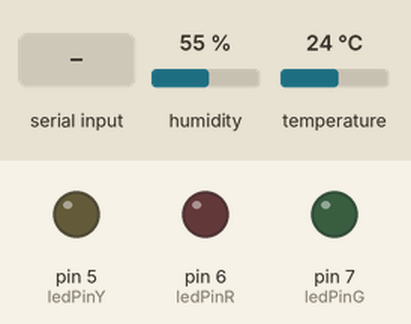
Simulated run of this sketch. Board: Arduino Uno, built with avr-gcc and run on an emulated ATmega328P. Shown: output pins drawn as LEDs (lit = HIGH). Inputs (shaded band) come from the test bench; at power-on: humidity 55 %, temperature 24 °C.

Above: at 1.2 s.
1.3 s: "led_verde_ligando\n" received over Serial
At 2.4 s:
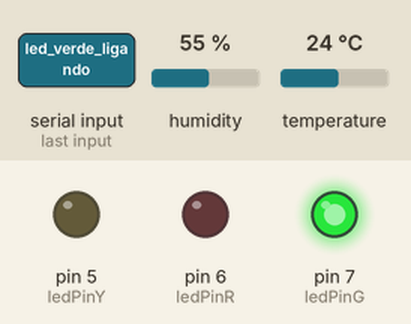
2.8 s: "led_vermelho_ligando\n" received over Serial
At 3.7 s:
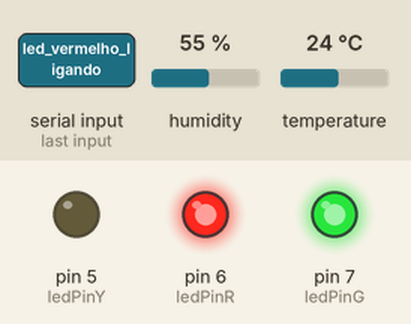
4.3 s: "led_verde_desligando\n" received over Serial
At 4.8 s:
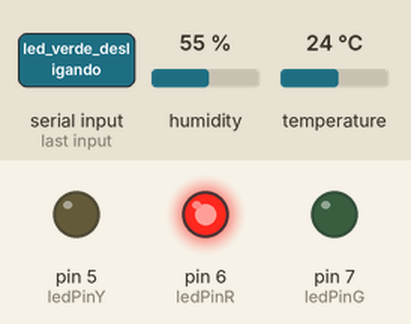
5.8 s: "led_amarelo_ligando\n" received over Serial
At 7.0 s:
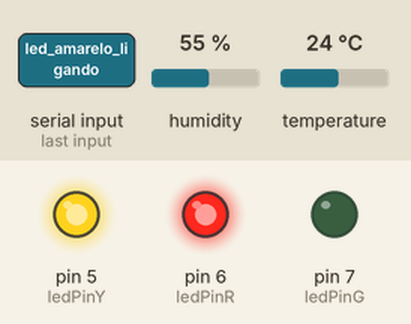
7.3 s: "led_verde_ligando\n" received over Serial
At 8.2 s:
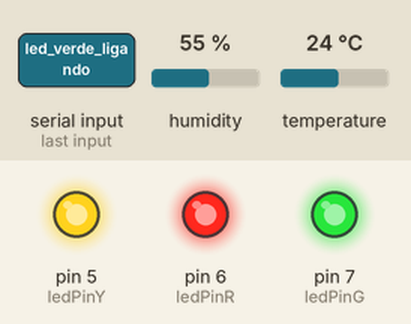
Timing chart, 0 to 9.8 s (numbered marks = the images above; inputs shaded):
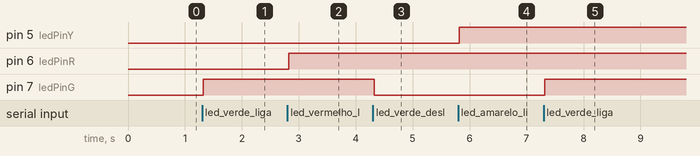

The sketch:

arduino.ino
```cpp
#include "DHT.h"

const int pino_dht = 9;
float temperatura;
float umidade;
DHT dht(pino_dht, DHT11);
const int ledPinG = 7;
const int ledPinR = 6;
const int ledPinY = 5;

void setup() {
  Serial.begin(9600);
  pinMode(ledPinG, OUTPUT);
  pinMode(ledPinR, OUTPUT);
  pinMode(ledPinY, OUTPUT);
  dht.begin();
}

void loop() {
  temperatura = dht.readTemperature();
  umidade = dht.readHumidity();

  if (Serial.available()) {
    String comando = Serial.readStringUntil('\n');
    if (comando == "leitura_tempUmid") {
      float temperatura = dht.readTemperature();
      float umidade = dht.readHumidity();

      if (isnan(temperatura) || isnan(umidade)) {
        Serial.println("Erro ao ler o sensor");
      } else {
        Serial.println(temperatura, 2);
        Serial.println(umidade, 2);
      }
      delay(200);
    }

    if (comando == "led_verde_ligando") {
      digitalWrite(ledPinG, HIGH);
    } else if (comando == "led_verde_desligando") {
      digitalWrite(ledPinG, LOW);
    }
    if (comando == "led_vermelho_ligando") {
      digitalWrite(ledPinR, HIGH);
    } else if (comando == "led_vermelho_desligando") {
      digitalWrite(ledPinR, LOW);
    }
    if (comando == "led_amarelo_ligando") {
      digitalWrite(ledPinY, HIGH);
    } else if (comando == "led_amarelo_desligando") {
      digitalWrite(ledPinY, LOW);
    }
  }
}
```

Measured:
- after the input at 1.3 s, pin 7 (ledPinG): LOW → HIGH at once
- after the input at 2.8 s, pin 6 (ledPinR): LOW → HIGH at once
- after the input at 4.3 s, pin 7 (ledPinG): HIGH → LOW at once
- after the input at 5.8 s, pin 5 (ledPinY): LOW → HIGH at once
- after the input at 7.3 s, pin 7 (ledPinG): LOW → HIGH at once
